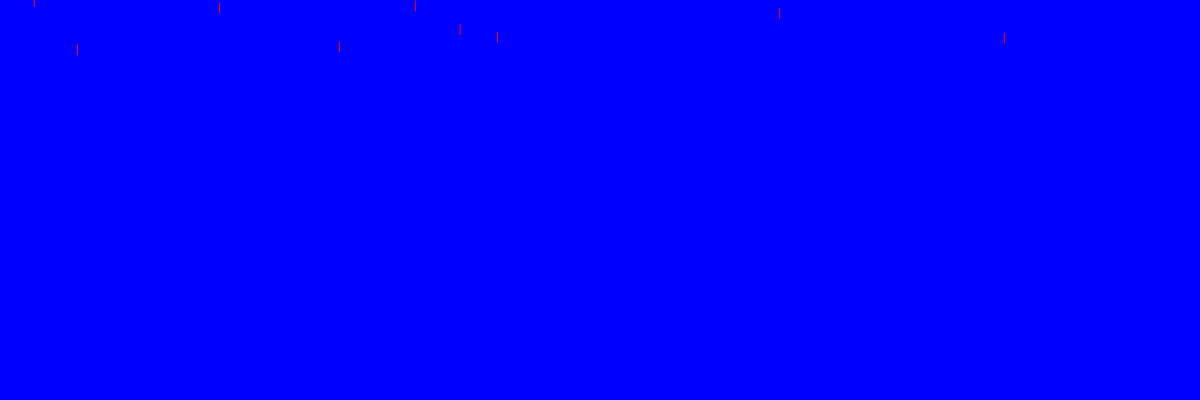
Frame 1 (no input)
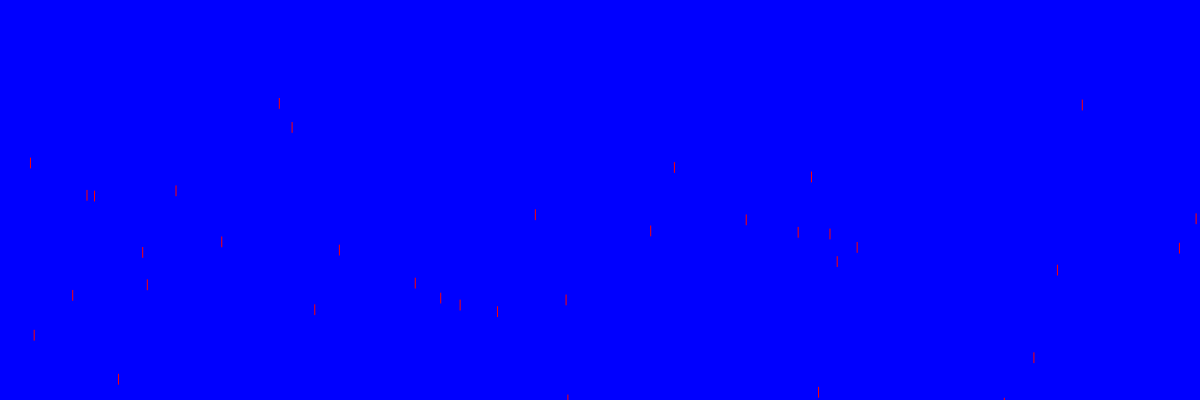
Frame 60 (no input)
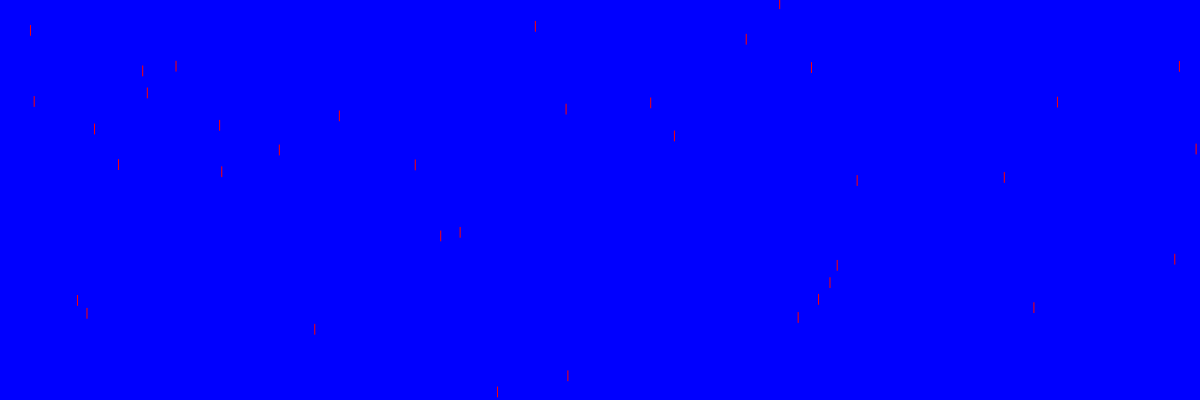
Frame 120 (the mouse pressed at the canvas centre since frame 60)

The p5.js sketch that drew these frames (run headless with seeded random() and noise() and a simulated clock; from frame 60 on, the mouse is pressed at the canvas centre):

// p5.js sketch
// ── sketch.js
var raindrop = [];


function setup() {
  createCanvas(1200,400);
  for (var i = 0; i< 400; i=i+10) {
    raindrop[i] = new Raindrop();
}
}

function draw() {
  background("blue"); 
  for (var i = 0; i< 400; i=i+10) {
    raindrop[i].display();
    raindrop[i].fall();
}
}
// ── Raindrop.js
class Raindrop {
    constructor( ) {
          this.x = random(0,width);
      this.y = random (-200,50);
      this.speed = random (2,8);
     
      
    }
    fall() {
      this.y = this.y + this.speed;
      this.speed = this.speed + 0.5 ;
      if (this.y > height){
        this.y = random (-100,0);
        this.speed = random (2,12);
      }
    }
    display(){
      stroke("red");
      line(this.x,this.y, this.x, this.y + 10);
    }
  };
